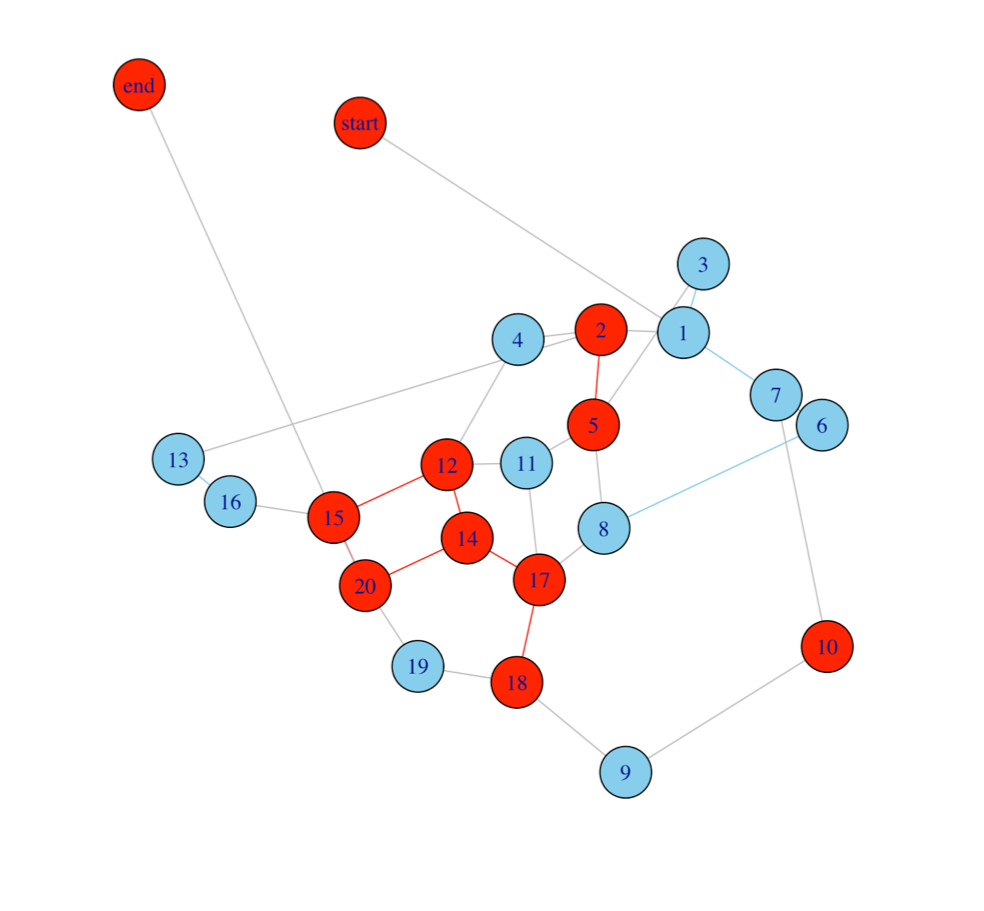

R code for this plot:
install.packages("igraph")
library(igraph)

links <- read.csv("/Users/beibei/Desktop/toy_edge.csv", header=T)
nodes <- read.csv("/Users/beibei/Desktop/toy_node.csv", header=T)
net <- graph_from_data_frame(d=links, vertices=nodes, directed=F)

col<-c("skyblue","red")    #skyblue:sdn,red:legacy
V(net)$color=col[nodes[,2]]  #col2:type

col_2<-c("skyblue","red","grey")
E(net)$color=col_2[links[,4]]

plot(net)
